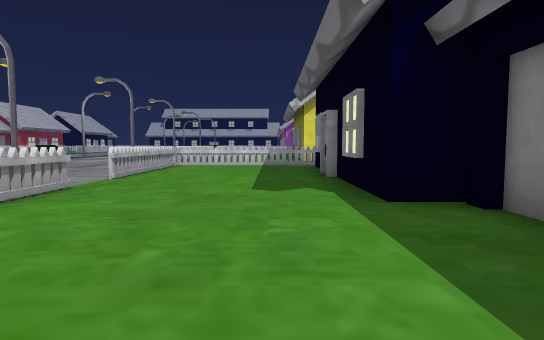
view 1 (above)

18 first-person views from a walk through a scene from a Unity 3-D project. The camera is 1.3 m above the floor, tilts 4° down and sees 75° across. The floor is counted in squares, 2 m on a side. Each view is taken from the middle of a square. On the plan, view 1 faces up. The plan holds only what a view shows up to about 10 squares ahead; the rest is blank. The place goes on beyond the plan. The player is left out. Some animated figures are not drawn. Door leaves are left out, so doorways stand open.

view 2
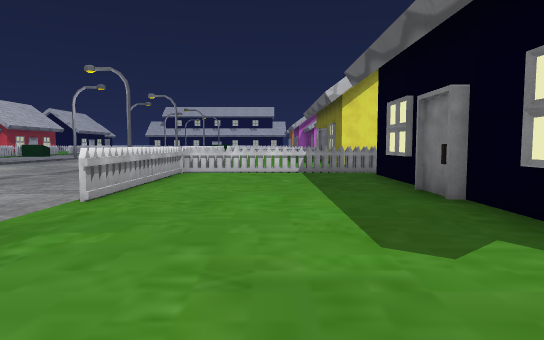

view 3
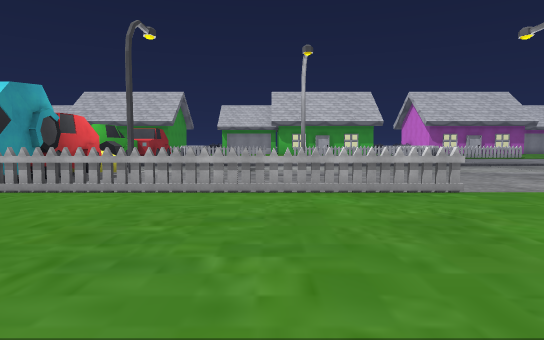

view 4
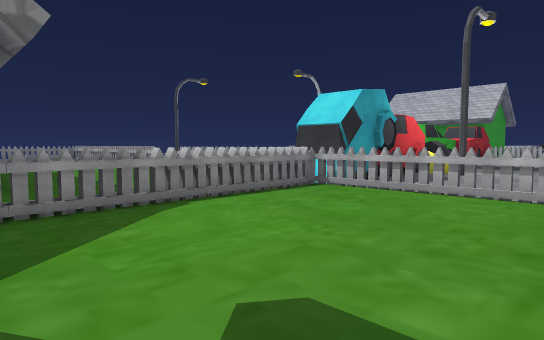

view 5
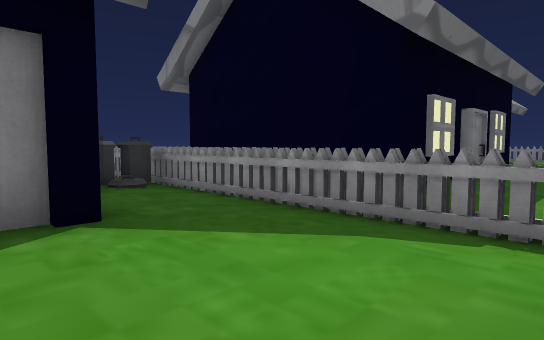

view 6
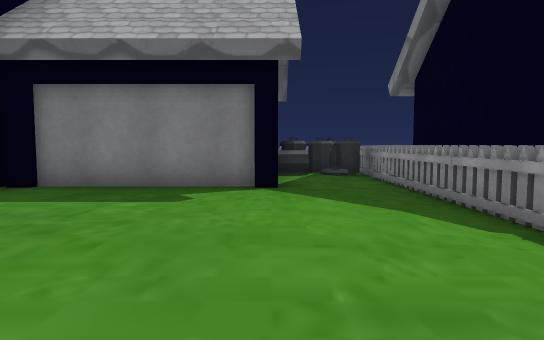

view 7
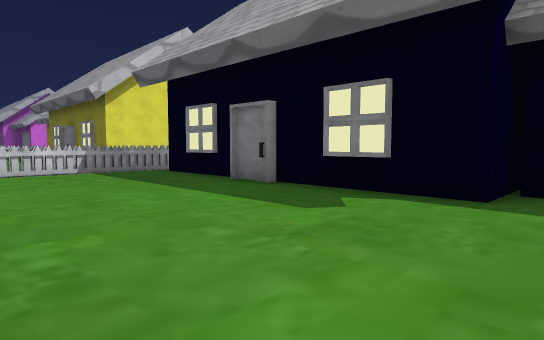

view 8
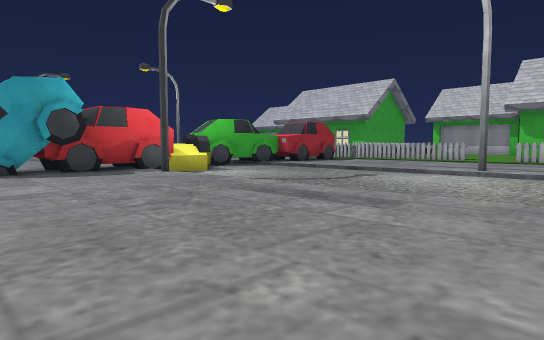

view 9
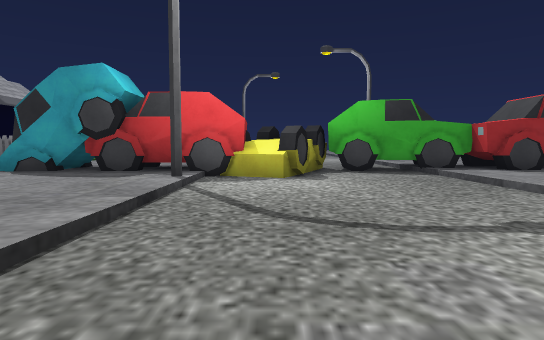

view 10
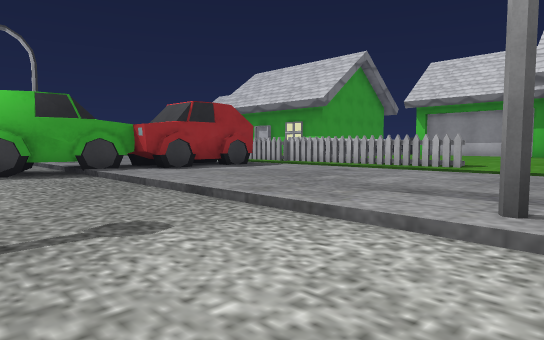

view 11
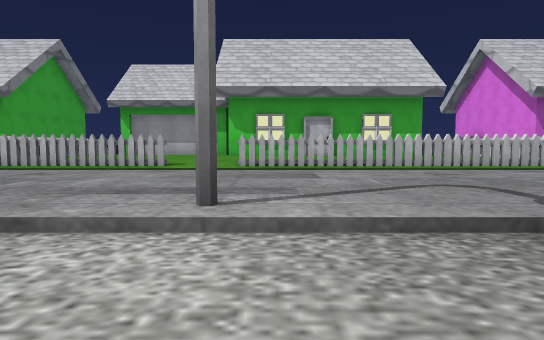

view 12
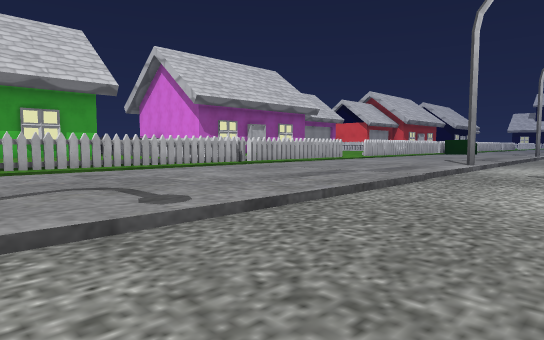

view 13
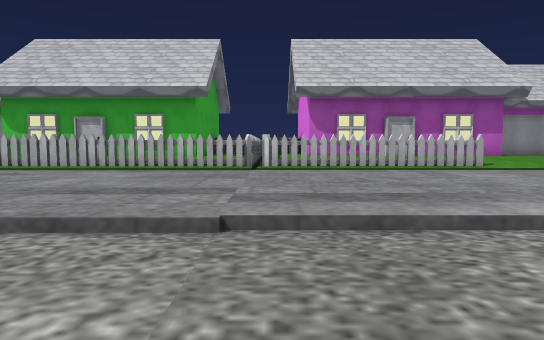

view 14
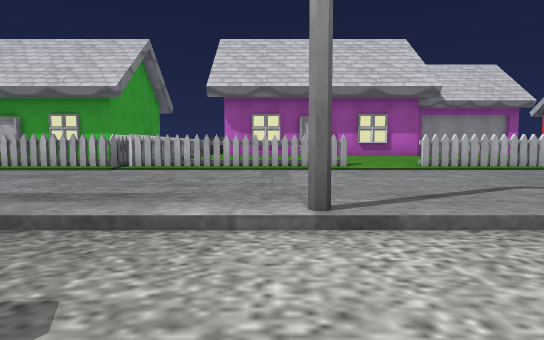

view 15
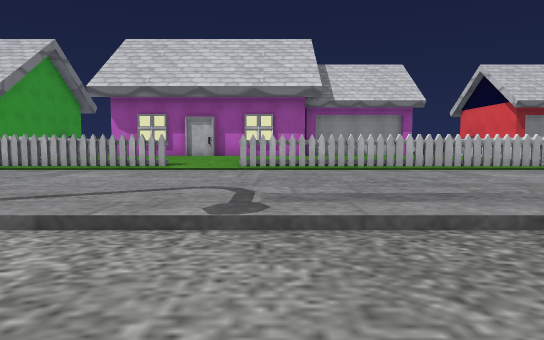

view 16
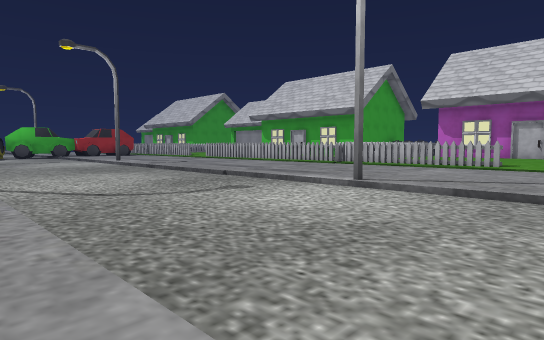

view 17
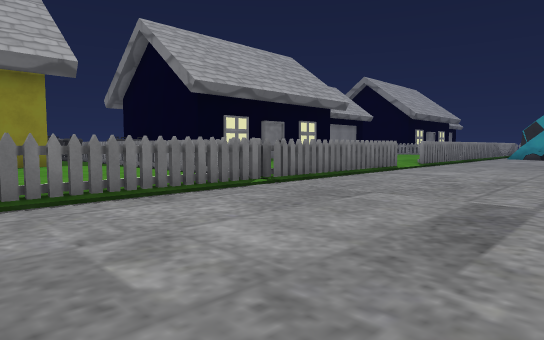

view 18
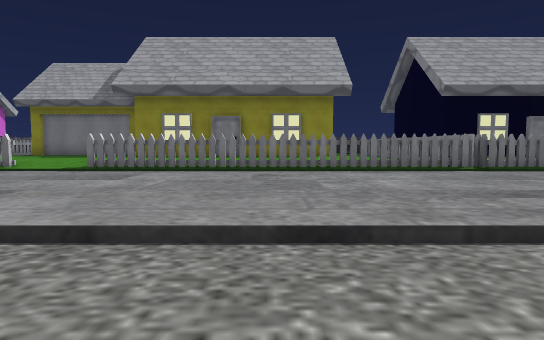

### Floor plan
Key: @ floor where view 1 was taken; # wall or solid block; . main floor; : floor 0.25 m higher than the main floor; - floor 0.25 m lower than the main floor; D open door; = window, fence, low wall or low ledge; H house; G garage; F fence; C car; B bin; O other object.
Columns run from 22 left of view 1 to 7 right of it. Each row starts with its distance up from view 1.
 25    #..
 24    #...
 23    =.....         .#:
 22    #.....-       ..D:
 21   :#.....--     ...D
 20   :=.....-----....=:
 19   :D.....-----.....:
 18   :D.....-----....#:
 17   :#.....-----....=:
 16   :#....#-----.....::::
 15   :=.....-----....#:::::HH
 14    #.....-----....#=:::::
 13  =#F.....-----.....F##=##
 12    F.....----- ....F   ##
 11    =.....----- ....#::::HHH
 10    #.....-----.....=::::
  9    #.....-----.....#::::
  8    =.....---- .....#:::H
  7    #.....---  .....D::::
  6   :#.....-----.....D::::
  5   :=.....-----....#:::::
  4  ::D....#-----.....:::::GG
  3 :::D.....-----....=::::::
  2 :::#.....-----....=::::::
  1    #.....-----.....::::::
  0    =.....-----....#:::@::GBBG
 -1    #.....-----#...##:::::::BO
 -2     .....---O-.....F##=##=#B##
 -3     C##C.---OC#CC#O ======
 -4     C  COOOOO  CCOO#  :HHHHHHH
 -5         OO OO     ##  :H
 -6                    #   H

Positions as (right, up) in squares from view 1, and headings:
1: (0, 0), facing up
2: (-1, 3), facing up
3: (2, 3), facing left
4: (2, 2), facing down-left
5: (-1, 1), facing down-right
6: (-3, 0), facing right
7: (-3, 3), facing up-right
8: (-4, 7), facing down-left
9: (-10, 5), facing down
10: (-11, 5), facing down-left
11: (-11, 5), facing left
12: (-11, 6), facing up-left
13: (-11, 13), facing left
14: (-11, 16), facing left
15: (-11, 20), facing left
16: (-8, 20), facing down-left
17: (-8, 17), facing down-right
18: (-11, 17), facing right
